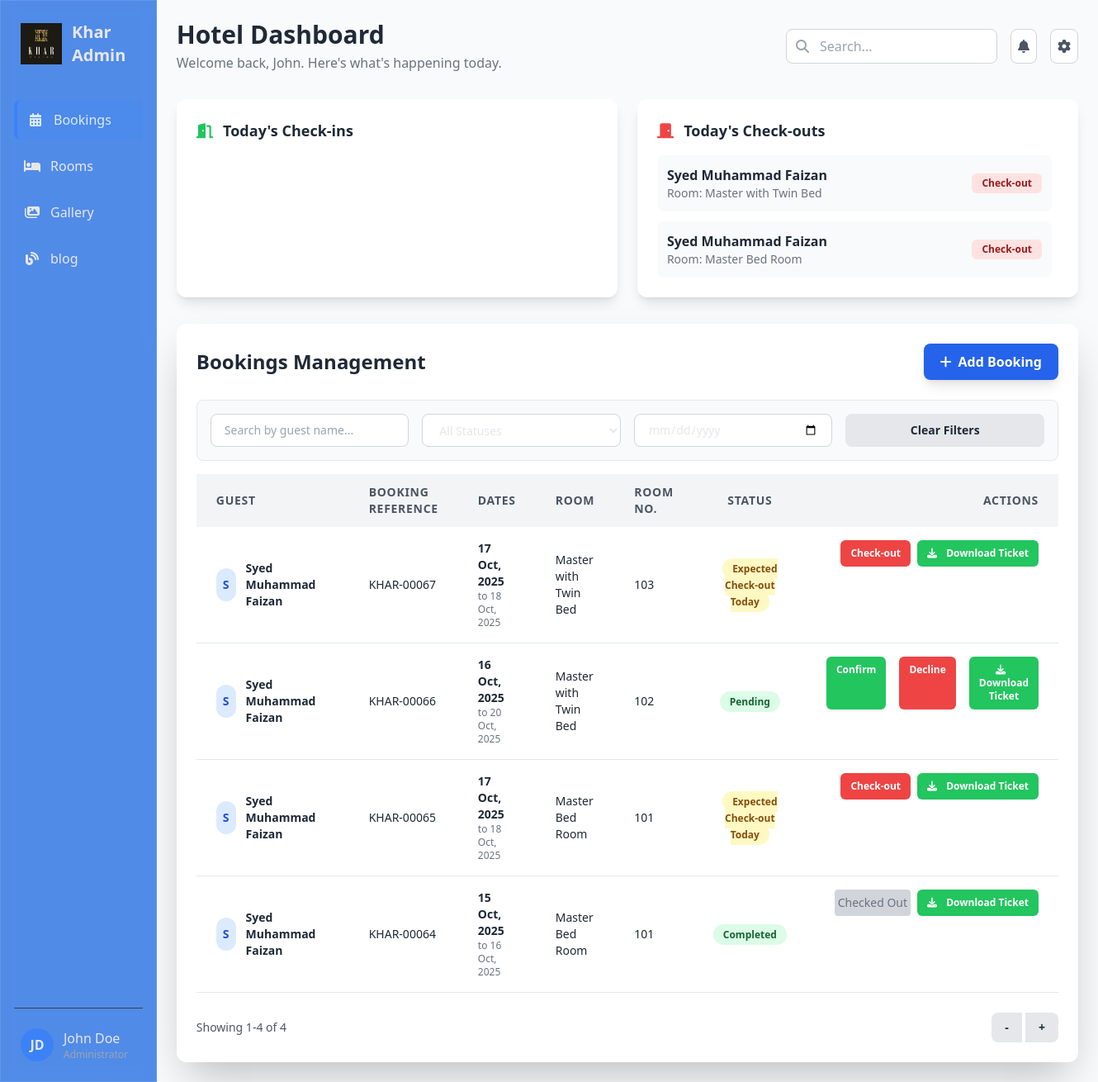
The app's page /kharadmin/ (signed in) with its own data.
### adminportal/models.py (models this page shows, shortened)
class Booking(models.Model):
    name = models.CharField(max_length=100)
    email = models.EmailField(blank=True,null=True)
    phone = models.CharField(max_length=15)
    check_in = models.DateField()
    check_out = models.DateField()
    room = models.ForeignKey(Room, on_delete=models.SET_DEFAULT, blank=True, default=None)
    booked_on = models.DateTimeField(auto_now_add=True)
    booked_by = models.CharField(max_length=100, default="Admin")
    status = models.CharField(max_length=100, default="confirmed",null=True,blank=True)
    def checkedin(self):
        if self.status  == 'Checked In':
            return True
        return False
    def checkedout(self):
        if self.status == 'Checked Out':
            return True
        return False

class Room(models.Model):
    title = models.CharField(max_length=100, default="Room Title")
    room_type = models.CharField(max_length=100)
    price = models.DecimalField(max_digits=10, decimal_places=2)
    is_available = models.BooleanField(default=True)
    images = models.ManyToManyField('Images', blank=True)
    description = models.TextField()
    room_no = models.CharField(max_length=10, default="101",)

### adminportal/views.py (the view)
# urls.py: 2. Add a URL to urlpatterns:  path('', views.home, name='home')
@login_required
def home(request):
    today = timezone.localdate()
    bookings = Booking.objects.all().order_by('-booked_on')
    booking_data = []
    for booking in bookings:
        if booking.status == 'Pending':
            status='Pending'
            action='pending'
            color='green'
        elif booking.check_in == today:
            status = "Expected Check-in Today"
            action = "Check In"
            color = "blue"
        elif booking.check_out == today:
            status = "Expected Check-out Today"
            action = "Check Out"
            color = "yellow"
        elif booking.check_in > today:
            status = "Upcoming"
            action = "N/A"
            color = "gray"
        elif booking.check_out < today:
            status = "Completed"
            action = "N/A"
            color = "green"
        else:
            status = "Active"
            action = "N/A"
            color = "orange"
        booking_data.append({
            "id": booking.id,
            "name": booking.name,
            "room": booking.room.title if booking.room else "N/A",
            "check_in": booking.check_in,
            "check_out": booking.check_out,
            "status": status,
            "action": action,
            'checkedin':booking.checkedin(),
            'checkedout':booking.checkedout(),
            'refNumber': f"KHAR-{booking.id:05d}",
            'room_no': booking.room.room_no if booking.room else "N/A",
            "color": color,
        })
    return render(request, 'adminportal/home.html',{
        'bookings':booking_data,
        'selected':'bookings',
        'today':today
    })

### adminportal/templates/adminportal/home.html (shortened to what this page needs)
{% extends 'adminportal/base.html' %}
{% block adminbase %}
<main class="flex-1 p-6 bg-gray-50">
    <header class="flex flex-col md:flex-row justify-between items-start md:items-center mb-8">
        <div>
            <h1 class="text-3xl font-bold text-gray-800">Hotel Dashboard</h1>
            <p class="text-gray-500 mt-1">Welcome back, John. Here's what's happening today.</p>
        </div>
        <div class="flex items-center space-x-4 mt-4 md:mt-0">
            <div class="relative">
                <i class="fas fa-search absolute left-3 top-1/2 -translate-y-1/2 text-gray-400"></i>
                <input type="text" placeholder="Search..."
                    class="bg-white border border-gray-300 rounded-lg pl-10 pr-4 py-2 w-64 focus:outline-none focus:ring-2 focus:ring-blue-500">
            </div>
            <button type="button"
                class="bg-white border border-gray-300 p-2 rounded-lg hover:bg-gray-100 text-gray-600"><i
                    class="fas fa-bell"></i></button>
            <button type="button"
                class="bg-white border border-gray-300 p-2 rounded-lg hover:bg-gray-100 text-gray-600"><i
                    class="fas fa-cog"></i></button>
        </div>
    </header>
    <div class="grid grid-cols-1 lg:grid-cols-2 gap-6 mb-8">
        <div class="bg-white rounded-xl shadow-lg p-6">
            <h3 class="text-lg font-bold text-gray-800 mb-4 flex items-center"><i
                    class="fas fa-door-open text-green-500 mr-3"></i>Today's Check-ins</h3>
        </div>
        <div class="bg-white rounded-xl shadow-lg p-6">
            <h3 class="text-lg font-bold text-gray-800 mb-4 flex items-center"><i
                    class="fas fa-door-closed text-red-500 mr-3"></i>Today's Check-outs</h3>
            <div class="space-y-3 max-h-48 overflow-y-auto pr-2">
                {% for booking in bookings %}{% if booking.status == "Expected Check-out Today" %}<div
                    class="flex justify-between items-center bg-gray-50 p-3 rounded-lg hover:bg-gray-100">
                    <div>
                        <p class="font-semibold text-gray-800">{{ booking.name }}</p>
                        <p class="text-sm text-gray-500">Room: {{ booking.room }}</p>
                    </div><button onclick="handleCheckOut({{ booking.id }})"
                        class="bg-red-100 hover:bg-red-200 text-red-800 text-xs font-bold py-1 px-3 rounded-md transition-colors">Check-out</button>
                </div>{% endif %}{% endfor %}
            </div>
        </div>
    </div>
    <div class="bg-white rounded-xl shadow-2xl p-6">
        <div class="flex flex-col md:flex-row justify-between items-center mb-6 gap-4">
            <h2 class="text-2xl font-bold text-gray-800">Bookings Management</h2>
            <button type="button"
                class="bg-blue-600 hover:bg-blue-700 text-white font-bold px-5 py-2.5 rounded-lg flex items-center shadow-lg hover:shadow-xl transition-all"
                data-modal="addBookingModal"><i class="fas fa-plus mr-2"></i> Add Booking</button>
        </div>
        <div class="grid grid-cols-1 md:grid-cols-4 gap-4 mb-4 p-4 bg-gray-50 rounded-lg border">
            <input type="text" id="nameSearch" placeholder="Search by guest name..."
                class="w-full bg-white border border-gray-300 rounded-lg px-4 py-2 focus:ring-2 focus:ring-blue-500 text-sm">
            <select id="statusFilter"
                class="w-full bg-white border border-gray-300 rounded-lg px-4 py-2 focus:ring-2 focus:ring-blue-500 text-sm">
                <option value="">All Statuses</option>
            </select>
            <input type="date" id="dateFilter"
                class="w-full bg-white border border-gray-300 rounded-lg px-4 py-2 focus:ring-2 focus:ring-blue-500 text-sm">
            <button id="clearFiltersBtn"
                class="bg-gray-200 hover:bg-gray-300 text-gray-800 font-bold py-2 px-4 rounded-lg text-sm">Clear
                Filters</button>
        </div>
        <div class="overflow-x-auto">
            <table class="w-full text-sm">
                <thead class="bg-gray-100">
                    <tr class="text-gray-600 uppercase tracking-wider">
                        <th class="py-3 px-6 text-left">Guest</th>
                        <th class="py-3 px-6 text-left">Booking Reference</th>
                        <th class="py-3 px-6 text-left">Dates</th>
                        <th class="py-3 px-6 text-left">Room</th>
                        <th class="py-3 px-6 text-left">Room No.</th>
                        <th class="py-3 px-6 text-center">Status</th>
                        <th class="py-3 px-6 text-right">Actions</th>
                    </tr>
                </thead>
                <tbody id="bookingsTableBody" class="text-gray-800">
                    {% for booking in bookings %}
                    <tr class="border-b hover:bg-gray-50 transition-colors">
                        <td class="py-4 px-6 font-medium">
                            <div class="flex items-center gap-3">
                                <div
                                    class="bg-blue-100 text-blue-700 font-bold w-10 h-10 flex items-center justify-center rounded-full">
                                    {{ booking.name|first|upper }}</div>
                                <div>
                                    <p class="font-bold">{{ booking.name }}</p>
                                </div>
                            </div>
                        </td>
                        <td class="py-4 px-6">{{booking.refNumber}}</td>
                        <td class="py-4 px-6">
                            <p class="font-semibold">{{ booking.check_in|date:"d M, Y" }}</p>
                            <p class="text-xs text-gray-500">to {{ booking.check_out|date:"d M, Y" }}</p>
                        </td>
                        <td class="py-4 px-6">{{ booking.room }}</td>
                        <td class="py-4 px-6">{{ booking.room_no }}</td>
                        <td class="py-4 px-6 text-center">
                            <span class="px-3 py-1 text-xs font-bold rounded-full
                                {% if booking.color == 'green' %}bg-green-100 text-green-800
                                {% elif booking.color == 'yellow' %}bg-yellow-100 text-yellow-800
                                {% elif booking.color == 'blue' %}bg-blue-100 text-blue-800
                                {% elif booking.color == 'orange' %}bg-orange-100 text-orange-800
                                {% elif booking.color == 'red' %}bg-red-100 text-red-800
                                {% else %}bg-gray-200 text-gray-800{% endif %}">
                                {{ booking.status }}
                            </span>
                        </td>
                        <td class="py-4 px-6 text-right display-flex gap-2 justify-end" style="display: flex;">
                            {% if booking.status == 'Pending' %}
                            <a href="{% url 'confirm_booking' booking.id %}" class="bg-green-500 hover:bg-green-600 text-white text-xs font-bold py-2 px-3 rounded-md transition-colors mr-2">Confirm</a>
                            <a href="{% url 'decline_booking' booking.id %}" class="bg-red-500 hover:bg-red-600 text-white text-xs font-bold py-2 px-3 rounded-md transition-colors mr-2">Decline</a>
                            {% elif booking.checkedin == True and booking.action != 'Check Out' %}
                            <button
                                class="bg-red-500 hover:bg-red-600 text-white text-xs font-bold py-2 px-3 rounded-md transition-colors">Checked
                                In</button>
                            {% elif booking.checkedout == True %}
                            <button disabled class="bg-gray-300 text-gray-500 p-1 " style="border-radius: 4px;">Checked
                                Out</button>
                            {% elif booking.action == 'Check In' %}
                            <button onclick="handleCheckIn({{ booking.id }})"
                                class="bg-green-500 hover:bg-green-600 text-white text-xs font-bold py-2 px-3 rounded-md transition-colors">Check-in</button>
                            {% elif booking.action == 'Check Out' %}
                            <button onclick="handleCheckOut({{ booking.id }})"
                                class="bg-red-500 hover:bg-red-600 text-white text-xs font-bold py-2 px-3 rounded-md transition-colors">Check-out</button>
                            {% else %}
                            <button class="text-blue-500 hover:text-blue-700 text-lg mr-3"><i
                                    class="fas fa-edit"></i></button>
                            <button class="text-red-500 hover:text-red-700 text-lg"><i
                                    class="fas fa-trash"></i></button>
                            {% endif %}
                            <button onclick="downloadTicket({{ booking.id }})"
                                class="bg-green-500 hover:bg-white-600 text-white text-xs font-bold py-2 px-3 rounded-md transition-colors">
                                <i class="fas fa-download mr-2"></i> Download Ticket
                            </button>
                        </td>
                    </tr>
                    {% endfor %}
                </tbody>
            </table>
        </div>
        <div class="flex justify-between items-center mt-6">
            <span class="text-sm text-gray-600">Showing <span id="page-info-start">1</span>-<span
                    id="page-info-end">10</span> of <span id="page-info-total">{{ bookings|length }}</span></span>
            <div>
                <button id="prev-page"
                    class="bg-gray-200 hover:bg-gray-300 text-gray-800 font-bold py-2 px-4 rounded-l-lg text-sm">-</button>
                <button id="next-page"
                    class="bg-gray-200 hover:bg-gray-300 text-gray-800 font-bold py-2 px-4 rounded-r-lg text-sm">+</button>
            </div>
        </div>
    </div>
</main>
{% endblock %}

### records on screen
Booking: name "Syed Muhammad Faizan", name|first "S", name "Syed Muhammad Faizan", check_in "17 Oct, 2025", check_out "18 Oct, 2025"
Room: room "Master with Twin Bed", room "Master with Twin Bed", room_no "103"
Booking: name "Syed Muhammad Faizan", name|first "S", name "Syed Muhammad Faizan", check_in "17 Oct, 2025", check_out "18 Oct, 2025"
Room: room "Master Bed Room", room "Master Bed Room" "Master Bed Room", room_no "101" "101"
Booking: name|first "S", name "Syed Muhammad Faizan", check_in "16 Oct, 2025", check_out "20 Oct, 2025"
Room: room "Master with Twin Bed", room_no "102"
Booking: name|first "S", name "Syed Muhammad Faizan", check_in "15 Oct, 2025", check_out "16 Oct, 2025"

### other values on screen
{{ booking.refNumber }} "KHAR-00067" "KHAR-00066" "KHAR-00065" "KHAR-00064"
{{ booking.status }} "Expected Check-out Today" "Pending" "Expected Check-out Today" "Completed"
{{ bookings|length }} "4"
